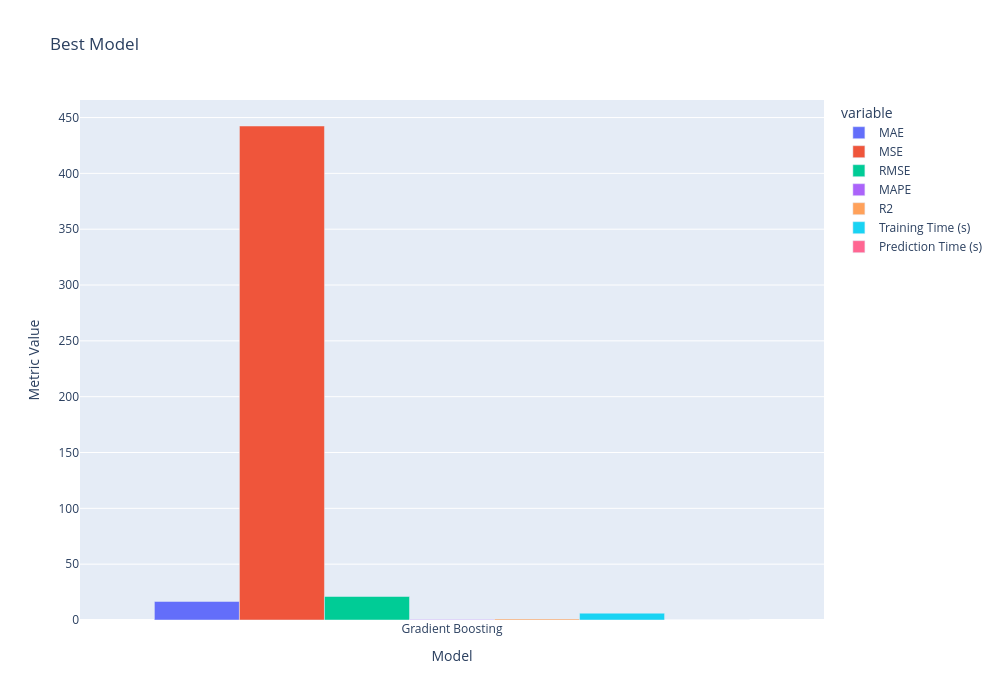

Here is the notebook cell this chart was saved with:
### Code cell
# Plotting a grouped bar graph
import plotly.express as px
fig = px.bar(results_df, x='Model',
             y=['MAE', 'MSE', 'RMSE', 'MAPE', 'R2', 'Training Time (s)', 'Prediction Time (s)'],
             labels={'value': 'Metric Value'}, 
             title='Best Model',
             barmode = 'group')

# Update layout to vary length and width
fig.update_layout(
    width=1000,  # Set the width of the entire plot
    height=700,  # Set the height of the entire plot
    bargap=0.2,  # Set the gap between bars
)
             
fig.show()

### Figure 1 — Plotly figure (JSON) as saved in the notebook; plotly's stock layout.template omitted (floating-point values rounded to 4 significant figures)
{"data": [{"alignmentgroup": "True", "hovertemplate": "variable=MAE<br>Model=%{x}<br>Metric Value=%{y}<extra></extra>", "legendgroup": "MAE", "marker": {"color": "#636efa", "pattern": {"shape": ""}}, "name": "MAE", "offsetgroup": "MAE", "orientation": "v", "showlegend": true, "textposition": "auto", "type": "bar", "x": ["Gradient Boosting"], "xaxis": "x", "y": [16.62], "yaxis": "y"}, {"alignmentgroup": "True", "hovertemplate": "variable=MSE<br>Model=%{x}<br>Metric Value=%{y}<extra></extra>", "legendgroup": "MSE", "marker": {"color": "#EF553B", "pattern": {"shape": ""}}, "name": "MSE", "offsetgroup": "MSE", "orientation": "v", "showlegend": true, "textposition": "auto", "type": "bar", "x": ["Gradient Boosting"], "xaxis": "x", "y": [442.4], "yaxis": "y"}, {"alignmentgroup": "True", "hovertemplate": "variable=RMSE<br>Model=%{x}<br>Metric Value=%{y}<extra></extra>", "legendgroup": "RMSE", "marker": {"color": "#00cc96", "pattern": {"shape": ""}}, "name": "RMSE", "offsetgroup": "RMSE", "orientation": "v", "showlegend": true, "textposition": "auto", "type": "bar", "x": ["Gradient Boosting"], "xaxis": "x", "y": [21.03], "yaxis": "y"}, {"alignmentgroup": "True", "hovertemplate": "variable=MAPE<br>Model=%{x}<br>Metric Value=%{y}<extra></extra>", "legendgroup": "MAPE", "marker": {"color": "#ab63fa", "pattern": {"shape": ""}}, "name": "MAPE", "offsetgroup": "MAPE", "orientation": "v", "showlegend": true, "textposition": "auto", "type": "bar", "x": ["Gradient Boosting"], "xaxis": "x", "y": [0.4225], "yaxis": "y"}, {"alignmentgroup": "True", "hovertemplate": "variable=R2<br>Model=%{x}<br>Metric Value=%{y}<extra></extra>", "legendgroup": "R2", "marker": {"color": "#FFA15A", "pattern": {"shape": ""}}, "name": "R2", "offsetgroup": "R2", "orientation": "v", "showlegend": true, "textposition": "auto", "type": "bar", "x": ["Gradient Boosting"], "xaxis": "x", "y": [0.9996], "yaxis": "y"}, {"alignmentgroup": "True", "hovertemplate": "variable=Training Time (s)<br>Model=%{x}<br>Metric Value=%{y}<extra></extra>", "legendgroup": "Training Time (s)", "marker": {"color": "#19d3f3", "pattern": {"shape": ""}}, "name": "Training Time (s)", "offsetgroup": "Training Time (s)", "orientation": "v", "showlegend": true, "textposition": "auto", "type": "bar", "x": ["Gradient Boosting"], "xaxis": "x", "y": [6.108], "yaxis": "y"}, {"alignmentgroup": "True", "hovertemplate": "variable=Prediction Time (s)<br>Model=%{x}<br>Metric Value=%{y}<extra></extra>", "legendgroup": "Prediction Time (s)", "marker": {"color": "#FF6692", "pattern": {"shape": ""}}, "name": "Prediction Time (s)", "offsetgroup": "Prediction Time (s)", "orientation": "v", "showlegend": true, "textposition": "auto", "type": "bar", "x": ["Gradient Boosting"], "xaxis": "x", "y": [0.02993], "yaxis": "y"}], "layout": {"bargap": 0.2, "barmode": "group", "height": 700, "legend": {"title": {"text": "variable"}, "tracegroupgap": 0}, "title": {"text": "Best Model"}, "width": 1000, "xaxis": {"anchor": "y", "autorange": true, "domain": [0, 1], "range": [-0.5, 0.5], "title": {"text": "Model"}, "type": "category"}, "yaxis": {"anchor": "x", "autorange": true, "domain": [0, 1], "range": [0, 465.7], "title": {"text": "Metric Value"}, "type": "linear"}}}
